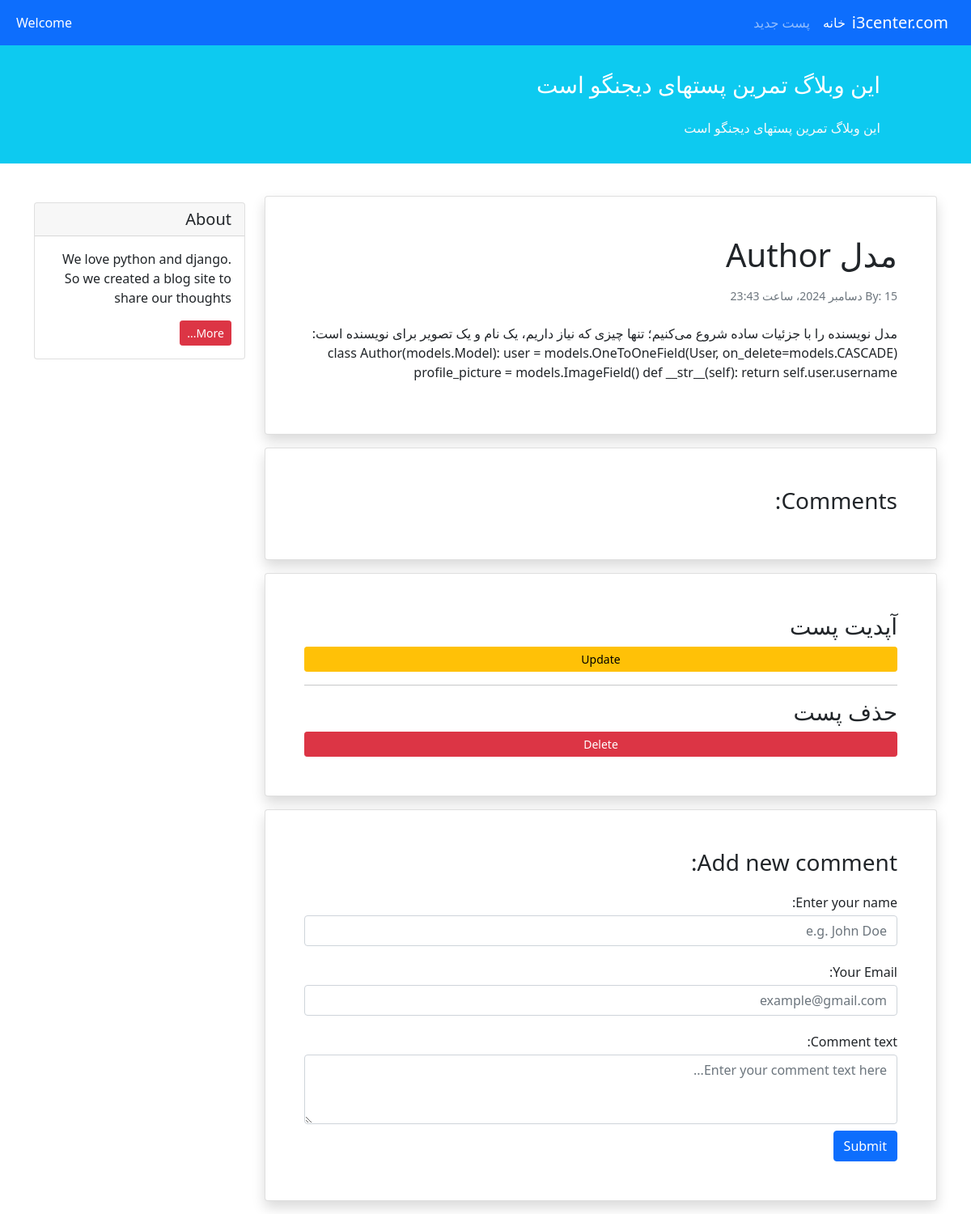
Screenshot of /detail/3/ with the database file from the repository.
### home/models.py (models this page shows, shortened)
class Post(models.Model):
    STATUS =(
        ('pub' , 'انتشار یافته'),
        ('drf' , 'پیش نمایش'),
    )
    title = models.CharField(max_length=50,null=True,blank=True)
    information = models.TextField(max_length=500,null=True,blank=True)
    datetime_create = models.DateTimeField(auto_now_add=True)
    datetime_update = models.DateTimeField(auto_now=True)
    status = models.CharField(choices=STATUS , max_length=3)
    email = models.EmailField(max_length=50)

### home/views.py (the view)
# urls.py: path('detail/<int:id>/' , views.show_detail_post , name='detail') ,
def show_detail_post(request, id):
    post = Post.objects.get(id=id)
    return render(request , 'detail.html' , {'post':post})

### templates/detail.html (shortened to what this page needs)
{% extends '_base.html' %}
{% block content %}
	 <div class="card shadow my-3 p-5">
                <h1>{{ post.title }}</h1>
                <p class="small text-muted mt-2">By: {{ post.datetime_create }}</p>
                <p class="mt-2">{{ post.information }}</p>
            </div>
            <div class="card shadow my-3 p-5">
                <h3>Comments:</h3>
            </div>
            <div class="card shadow my-3 p-5">
                <h3>آپدیت پست</h3>
                   <a href="{% url 'home:update_post' post.id %}" class="btn btn-sm btn-warning">Update</a>
                <hr>
                <h3>حذف پست</h3>
                   <a href="{% url 'home:delete_post' post.id %}" class="btn btn-sm btn-danger">Delete</a>
            </div>
            <div class="card shadow my-3 p-5">
                <h3>Add new comment:</h3>
                <form method="POST">
                    <div class="form-group py-2">
                        <label class="py-1" for="author_name">Enter your name:</label>
                        <input type="text" class="form-control" placeholder="e.g. John Doe" name="author_name">
                    </div>
                    <div class="form-group py-2">
                        <label class="py-1" for="email">Your Email:</label>
                        <input type="email" class="form-control" placeholder="example@gmail.com" name="email">
                    </div>
                    <div class="form-group py-2">
                        <label class="py-1" for="comment_text">Comment text:</label>
                        <textarea class="form-control" name="text" rows="3" placeholder="Enter your comment text here..."></textarea>
                    </div>
                    <button type="submit" class="btn btn-primary">Submit</button>
                </form>
            </div>
{% endblock %}

### rows the page displays
Post: title "مدل Author", datetime_create "15 دسامبر 2024، ساعت 23:43", information "مدل نویسنده را با جزئیات ساده شروع می‌کنیم؛ تنها چیزی که نیاز داریم، یک نام و یک تصویر برای نویسنده است: class Author(models.Model): user = models.OneToOneField(User, on_delete=models.CASCADE) profile_picture = models.ImageField() def __str__(self): return self.user.username"
